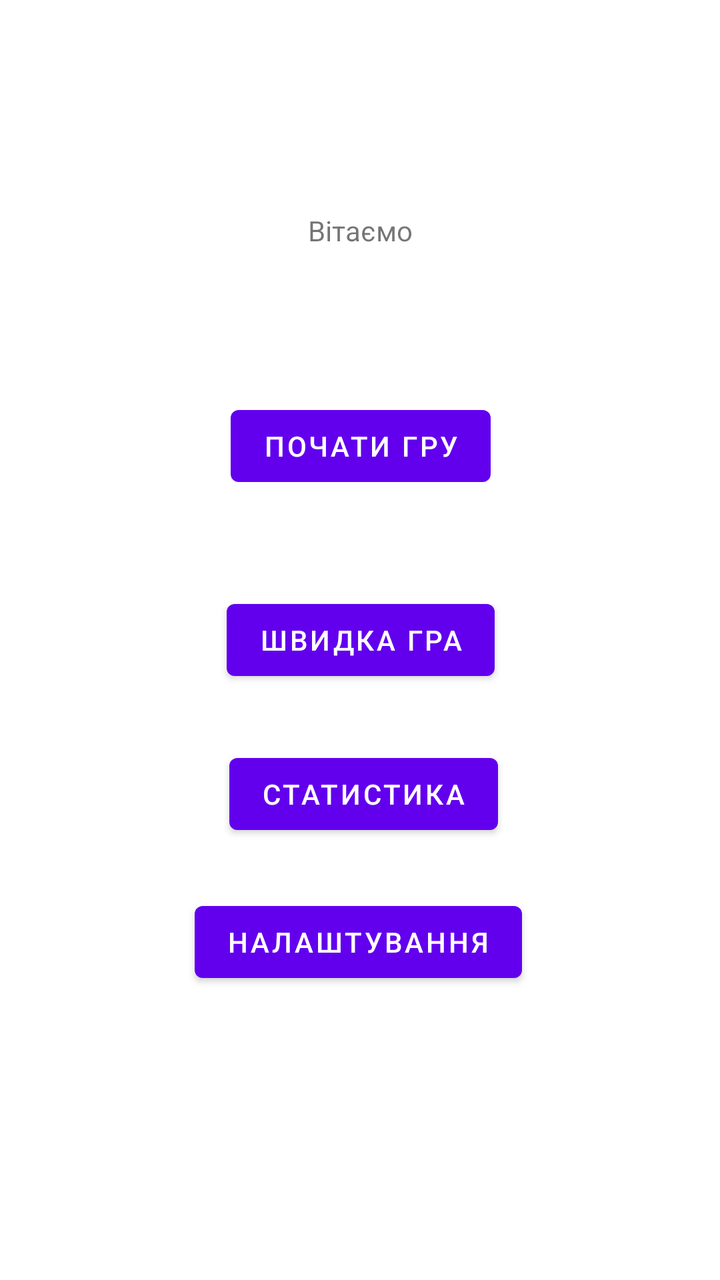
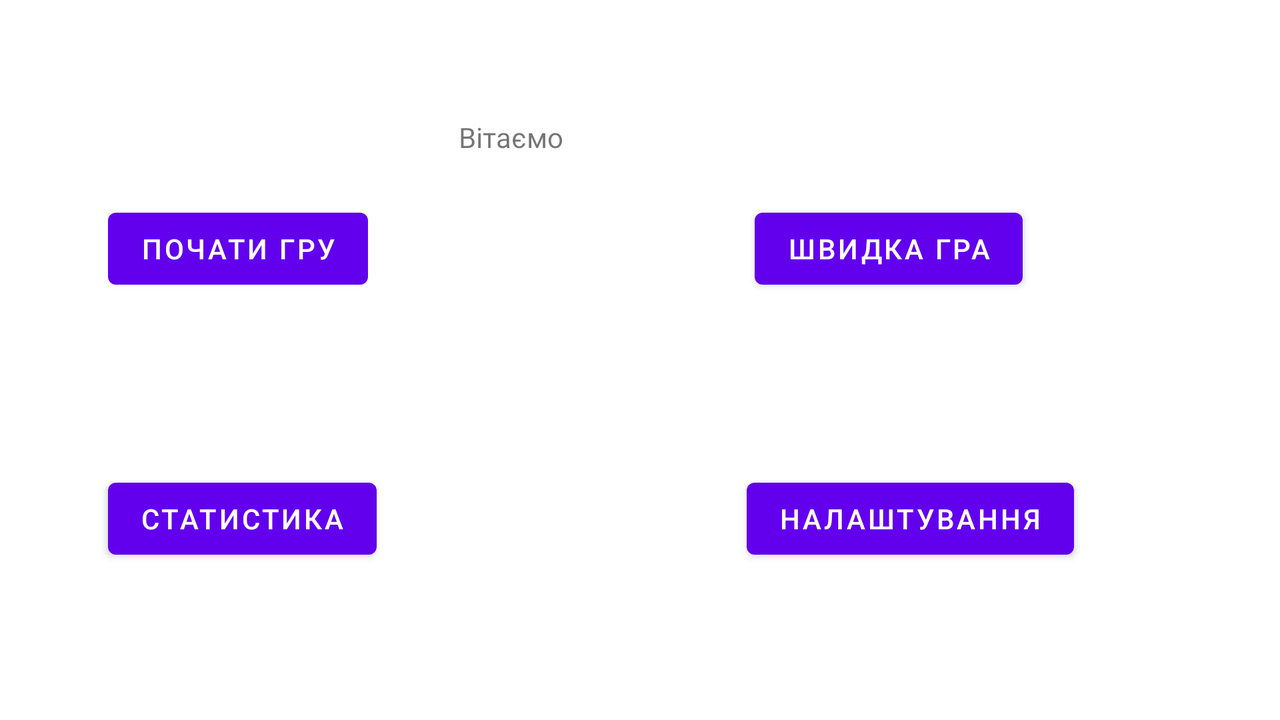

Two renders of one Android screen. The first uses the default layout on a phone; the second uses the alternative layout the repository ships for a different screen configuration, on a matching device. The two XML files are below.
<!-- AndroidManifest.xml: application theme Theme.Labka -->
<!-- res/layout/fragment_main_menu.xml -->
<?xml version="1.0" encoding="utf-8"?>
<FrameLayout xmlns:android="http://schemas.android.com/apk/res/android"
    xmlns:app="http://schemas.android.com/apk/res-auto"
    xmlns:tools="http://schemas.android.com/tools"
    android:layout_width="match_parent"
    android:layout_height="match_parent"
    tools:context=".MainMenuFragment">

    <androidx.constraintlayout.widget.ConstraintLayout
        android:layout_width="match_parent"
        android:layout_height="match_parent"
        android:visibility="visible"
        tools:visibility="visible">

        <Button
            android:id="@+id/start_game_btn"
            app:layout_constraintBottom_toBottomOf="parent"
            app:layout_constraintEnd_toEndOf="parent"
            app:layout_constraintHorizontal_bias="0.502"
            app:layout_constraintStart_toStartOf="parent"
            app:layout_constraintTop_toTopOf="parent"
            app:layout_constraintVertical_bias="0.336"
            android:layout_width="wrap_content"
            android:layout_height="wrap_content"
            android:text="@string/start_game" />

        <Button
            android:id="@+id/button4"
            app:layout_constraintBottom_toBottomOf="parent"
            app:layout_constraintEnd_toEndOf="parent"
            app:layout_constraintHorizontal_bias="0.508"
            app:layout_constraintStart_toStartOf="parent"
            app:layout_constraintTop_toTopOf="parent"
            app:layout_constraintVertical_bias="0.63"
            android:layout_width="wrap_content"
            android:layout_height="wrap_content"
            android:text="@string/statistic" />

        <Button
            android:id="@+id/button5"
            app:layout_constraintBottom_toBottomOf="parent"
            app:layout_constraintEnd_toEndOf="parent"
            app:layout_constraintHorizontal_bias="0.495"
            app:layout_constraintStart_toStartOf="parent"
            app:layout_constraintTop_toTopOf="parent"
            app:layout_constraintVertical_bias="0.755"
            android:layout_width="wrap_content"
            android:layout_height="wrap_content"
            android:text="@string/settings"
            tools:layout_editor_absoluteX="81dp"
            tools:layout_editor_absoluteY="39dp" />

        <Button
            android:id="@+id/button6"
            android:layout_width="wrap_content"
            android:layout_height="wrap_content"
            android:text="@string/fast_game_without_statistic"
            app:layout_constraintBottom_toBottomOf="parent"
            app:layout_constraintEnd_toEndOf="parent"
            app:layout_constraintHorizontal_bias="0.502"
            app:layout_constraintStart_toStartOf="parent"
            app:layout_constraintTop_toTopOf="parent"
            tools:layout_editor_absoluteY="116dp" />

        <TextView
            android:id="@+id/greetings_textView"
            app:layout_constraintBottom_toBottomOf="parent"
            app:layout_constraintEnd_toEndOf="parent"
            app:layout_constraintStart_toStartOf="parent"
            app:layout_constraintTop_toTopOf="parent"
            app:layout_constraintVertical_bias="0.17"
            android:layout_width="wrap_content"
            android:layout_height="wrap_content"
            android:text="@string/greetings_p1" />

    </androidx.constraintlayout.widget.ConstraintLayout>


</FrameLayout>
<!-- resources referenced by this layout -->
<resources>
  <string name="fast_game_without_statistic">Швидка гра</string>
  <string name="greetings_p1">Вітаємо</string>
  <string name="settings">Налаштування</string>
  <string name="start_game">Почати гру</string>
  <string name="statistic">Статистика</string>
  <style name="Theme.Labka" parent="Theme.MaterialComponents.DayNight.DarkActionBar">
          
          <item name="colorPrimary">@color/purple_500</item>
          <item name="colorPrimaryVariant">@color/purple_700</item>
          <item name="colorOnPrimary">@color/white</item>
          
          <item name="colorSecondary">@color/teal_200</item>
          <item name="colorSecondaryVariant">@color/teal_700</item>
          <item name="colorOnSecondary">@color/black</item>
          
          <item name="android:statusBarColor" tools:targetApi="l">?attr/colorPrimaryVariant</item>
          
      </style>
  <color name="purple_500">#FF6200EE</color>
  <color name="purple_700">#FF3700B3</color>
  <color name="white">#FFFFFFFF</color>
  <color name="teal_200">#FF03DAC5</color>
  <color name="teal_700">#FF018786</color>
  <color name="black">#FF000000</color>
</resources>
<!-- res/layout-land/fragment_main_menu.xml (the repository's variant of the layout above) -->
<!-- drawn on the phone turned sideways -->
<?xml version="1.0" encoding="utf-8"?>
<androidx.constraintlayout.widget.ConstraintLayout xmlns:android="http://schemas.android.com/apk/res/android"
    xmlns:app="http://schemas.android.com/apk/res-auto"
    xmlns:tools="http://schemas.android.com/tools"
    android:id="@+id/frameLayout3"
    android:layout_width="match_parent"
    android:layout_height="match_parent"
    tools:context=".MainMenuFragment">

        <Button
            android:id="@+id/menu_start_game_btn"
            android:layout_width="wrap_content"
            android:layout_height="wrap_content"
            android:text="@string/start_game"
            app:layout_constraintBottom_toBottomOf="parent"
            app:layout_constraintEnd_toEndOf="parent"
            app:layout_constraintHorizontal_bias="0.106"
            app:layout_constraintStart_toStartOf="parent"
            app:layout_constraintTop_toTopOf="parent"
            app:layout_constraintVertical_bias="0.322" />

        <Button
            android:id="@+id/menu_statistick_btn"
            android:layout_width="wrap_content"
            android:layout_height="wrap_content"
            android:text="@string/statistic"
            app:layout_constraintBottom_toBottomOf="parent"
            app:layout_constraintEnd_toEndOf="parent"
            app:layout_constraintHorizontal_bias="0.107"
            app:layout_constraintStart_toStartOf="parent"
            app:layout_constraintTop_toTopOf="parent"
            app:layout_constraintVertical_bias="0.754" />

        <Button
            android:id="@+id/menu_settings_btn"
            android:layout_width="wrap_content"
            android:layout_height="wrap_content"
            android:text="@string/settings"
            app:layout_constraintBottom_toBottomOf="parent"
            app:layout_constraintEnd_toEndOf="parent"
            app:layout_constraintHorizontal_bias="0.784"
            app:layout_constraintStart_toStartOf="parent"
            app:layout_constraintTop_toTopOf="parent"
            app:layout_constraintVertical_bias="0.754" />

        <Button
            android:id="@+id/menu_fast_game_btn"
            android:layout_width="wrap_content"
            android:layout_height="wrap_content"
            android:text="@string/fast_game_without_statistic"
            app:layout_constraintBottom_toBottomOf="parent"
            app:layout_constraintEnd_toEndOf="parent"
            app:layout_constraintHorizontal_bias="0.746"
            app:layout_constraintStart_toStartOf="parent"
            app:layout_constraintTop_toTopOf="parent"
            app:layout_constraintVertical_bias="0.322" />

        <TextView
            android:id="@+id/greetings_textView"
            android:layout_width="wrap_content"
            android:layout_height="wrap_content"
            android:text="@string/greetings_p1"
            app:layout_constraintBottom_toBottomOf="parent"
            app:layout_constraintEnd_toEndOf="parent"
            app:layout_constraintHorizontal_bias="0.39"
            app:layout_constraintStart_toStartOf="parent"
            app:layout_constraintTop_toTopOf="parent"
            app:layout_constraintVertical_bias="0.173" />

</androidx.constraintlayout.widget.ConstraintLayout>
